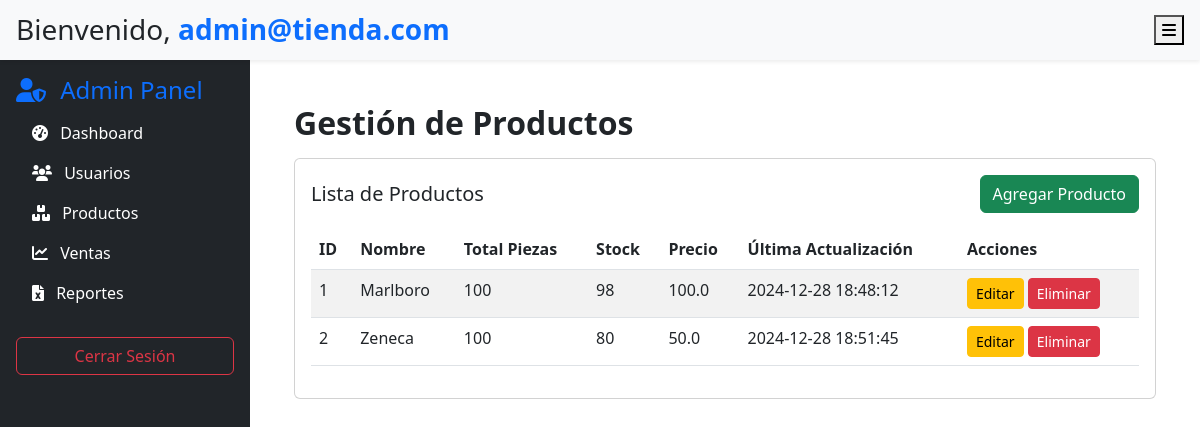
/dashboard/productos (signed in), run on an earlier commit of the app's database.
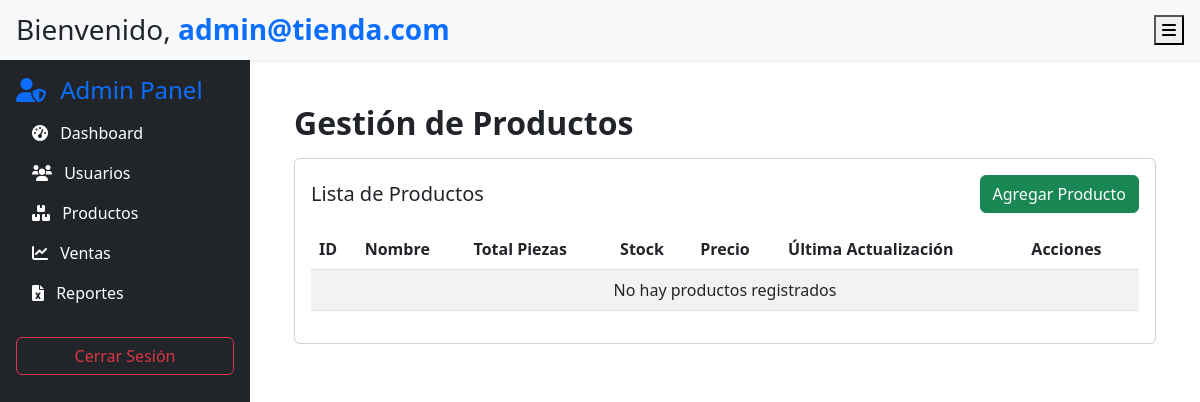
And on a later commit of the database.
### app/models.py (models this page shows, shortened)
class Producto(db.Model):
    id = db.Column(db.Integer, primary_key=True)
    nombre = db.Column(db.String(100), nullable=False)  # Nombre del producto
    total_piezas = db.Column(db.Integer, nullable=False)  # Total de piezas registradas
    stock = db.Column(db.Integer, nullable=False)  # Piezas disponibles
    precio = db.Column(db.Float, nullable=False)  # Precio del producto
    ultima_actualizacion = db.Column(db.DateTime, default=lambda: datetime.now(TZ), onupdate=lambda: datetime.now(TZ))  # Última modificación
    ventas = db.relationship('Venta', backref='producto', lazy=True)

### app/dashboard/routes.py (the view)
@dashboard.route('/productos')
@login_required
def productos():
    productos = Producto.query.all()
    form = ProductoForm()
    return render_template('dashboard/productos.html',
                           user=current_user,
                           productos=productos,
                           form=form)

### app/templates/dashboard/productos.html (shortened to what this page needs)
{% extends "dashboard/base_dashboard.html" %}
{% block content %}
<h2 class="fw-bold">Gestión de Productos</h2>
<div class="card mt-3">
    <div class="card-body">
        <h5 class="card-title d-flex justify-content-between align-items-center">
            <span>Lista de Productos</span>
            {% if current_user.es_admin %}
            <button class="btn btn-success" data-bs-toggle="modal" data-bs-target="#crearProductoModal">
                 Agregar Producto
            </button>
            {% endif %}
        </h5>
        <table class="table table-striped table-hover mt-3">
            <thead>
                <tr>
                    <th>ID</th>
                    <th>Nombre</th>
                    <th>Total Piezas</th>
                    <th>Stock</th>
                    <th>Precio</th>
                    <th>Última Actualización</th>
                    <th>Acciones</th>
                </tr>
            </thead>
            <tbody>
                {% for producto in productos %}
                <tr>
                    <td>{{ producto.id }}</td>
                    <td>{{ producto.nombre }}</td>
                    <td>{{ producto.total_piezas }}</td>
                    <td>{{ producto.stock }}</td>
                    <td>{{ producto.precio | round(2) }}</td>
                    <td>{{ producto.ultima_actualizacion.strftime('%Y-%m-%d %H:%M:%S') }}</td>
                    <td>
                        {% if current_user.es_admin %}
                        <button class="btn btn-sm btn-warning" data-bs-toggle="modal" data-bs-target="#editarProductoModal{{ producto.id }}">
                             Editar
                        </button>
                        <form method="POST" action="{{ url_for('dashboard.eliminar_producto', producto_id=producto.id) }}" style="display:inline;">
                            <button type="submit" class="btn btn-sm btn-danger">
                                 Eliminar
                            </button>
                        </form>
                        {% else %}
                        <span class="text-muted">Sin permisos</span>
                        {% endif %}
                    </td>
                </tr>
                {% else %}
                <tr>
                    <td colspan="7" class="text-center">No hay productos registrados</td>
                </tr>
                {% endfor %}
            </tbody>
        </table>
    </div>
</div>
{% endblock %}

What changed in the data, as far as the page shows it:
removed Producto: id "1", nombre "Marlboro", total_piezas "100", stock "98", precio "100.0", ultima_actualizacion "2024-12-28 18:48:12"
removed Producto: id "2", nombre "Zeneca", total_piezas "100", stock "80", precio "50.0", ultima_actualizacion "2024-12-28 18:51:45"
Also different on the page:
text now shown: "No hay productos registrados"
